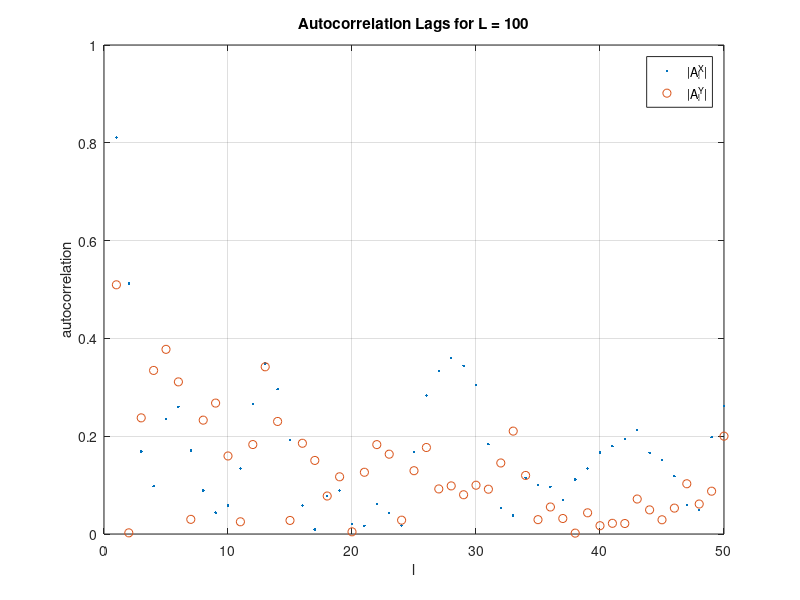

This chart was generated by the following MATLAB code:
L = 100;%[10:1:500];
Edim = [1:1:10];
tau = 1;%[1:1:5];
lags = 1:1:50;

plotdata = zeros(length(L),length(Edim),length(tau),2);
autocorrdata = zeros(length(lags),2);

X = zeros(L,1);
Y = X;
X(1) = 0.4;
Y(1) = 0.2;
rx = 3.1;
ry = 3.9;
Bxy = 0.2;
Byx = 0.002;
            
for fstep = 1:(length(X)-1),
	X(fstep+1) = X(fstep)*(rx-rx*X(fstep)-Bxy*Y(fstep));
    Y(fstep+1) = Y(fstep)*(ry-ry*Y(fstep)-Byx*X(fstep));
end;

for lagstep = 1:length(lags),
	autocorrdata(lagstep,1) = corr(X((1+lags(lagstep)):end),X(1:(end-lags(lagstep))));
    autocorrdata(lagstep,2) = corr(Y((1+lags(lagstep)):end),Y(1:(end-lags(lagstep))));
end;

plot(lags,abs(autocorrdata(:,1)),'.',lags,abs(autocorrdata(:,2)),'o');
title('Autocorrelation Lags for L = 100');
xlabel('l');
ylabel('autocorrelation');
grid on;
legend('|A_l^X|','|A_l^Y|');

max(abs(autocorrdata(:,1)))
find(abs(autocorrdata(:,1))==max(abs(autocorrdata(:,1))))
min(abs(autocorrdata(:,1)))
find(abs(autocorrdata(:,1))==min(abs(autocorrdata(:,1))))
max(abs(autocorrdata(:,2)))
find(abs(autocorrdata(:,2))==max(abs(autocorrdata(:,2))))
min(abs(autocorrdata(:,2)))
find(abs(autocorrdata(:,2))==min(abs(autocorrdata(:,2))))

